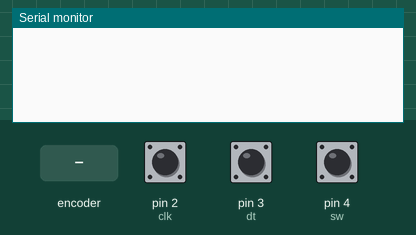
Simulated run of this sketch. Board: Arduino Uno, built with avr-gcc and run on an emulated ATmega328P. Shown: the last lines printed to the serial monitor. The test bench sets the inputs (shaded band); at power-on: pin 4 (sw) HIGH, pin 2 (clk) HIGH, pin 3 (dt) HIGH.

Above: at 1.2 s.
1.3 s: rotary encoder on pin 2 (clk) / pin 3 (dt) turned 1 step (first pin leading)
At 2.6 s:
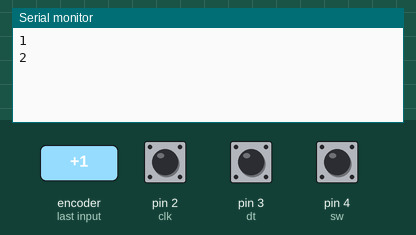
3.0 s: pin 4 (sw) pulled LOW for 0.15 s
At 4.2 s:
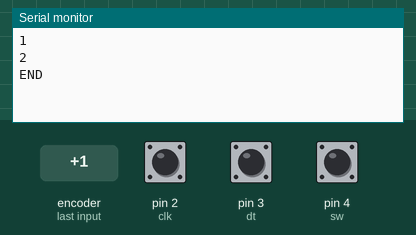
4.6 s: rotary encoder on pin 2 (clk) / pin 3 (dt) turned 3 steps (first pin leading)
At 5.4 s:
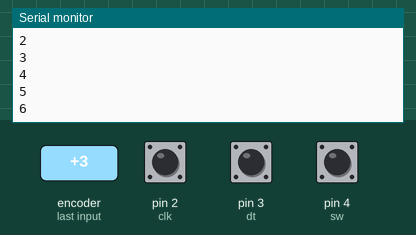
Timing chart, 0 to 7.6 s (numbered marks = the images above; inputs shaded):
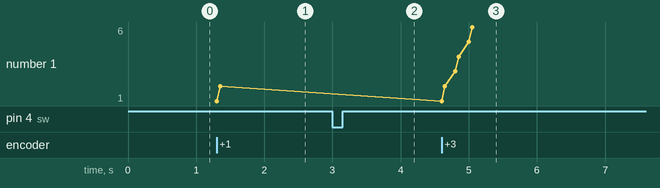

The sketch:

CoderReader.ino
```cpp
/*
This code reads coder steps and prints them out to serial port. That port is monitored by Python script.
First defining pin numbers we're going to use
*/
#define clk 2
#define dt 3
#define sw 4

// Declaring global variables
int lastState;
int state;
int swState;
int oldSwState = 0;
int steps = 0;

void setup() {
  // Starting serial communication
  Serial.begin(9600);

  // Defining pins as inputs (Switch pin is input_pullup)
  pinMode(clk, INPUT);
  pinMode(dt, INPUT);
  pinMode(sw, INPUT_PULLUP);

  // Initializing lastState variable to see if encoder was turned
  lastState = digitalRead(clk);
}

void loop() {
  // Getting current switch state
  swState = digitalRead(sw);

  // If switch was pressed (oldSwState check gives us only one execution of this block, even though the switch may be held down)
  // Set old state as one, steps count is reset and send "END" to end Python script
  if(swState == LOW && oldSwState == 0) {
    oldSwState = 1;
    steps = 0;
    Serial.println("END");
  }

  // If swState is HIGH, the button was released and now we can reset oldSwState, to read another switch press
  if(swState == HIGH) {
    oldSwState = 0;
  }

  // Read current state from clk pin
  state = digitalRead(clk);

  // If current state is not equal to last state, the encoder wos rotated
  if(state != lastState) {
    if(digitalRead(dt) != state) {  // If dt does not equal to clk pin, the encoder was turned clockwise, add to step counter
      steps++;
    } else {                        // Else the encoder was turned counter-clockwise. Negative values are supported because Python script can actually read it
        steps--;
    }

    Serial.println(steps);          // Printing out step count after change. This is actually what the Python script receives
    lastState = state;              // Here we make sure that lastState variable is updated, so that we don't have false readings
  }
}
```

Measured:
- after the input at 1.3 s, the serial monitor: prints a new line at once (image 1)
- after the input at 3.0 s, the serial monitor: prints a new line at once (image 2)
- after the input at 4.6 s, the serial monitor: prints a new line at once (image 3)
- plotted number 1: 2 → 6 after the input at 4.6 s
